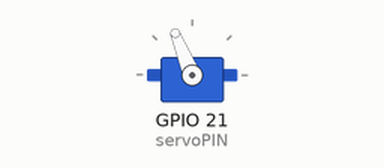
Simulated run of this program. Board: Raspberry Pi (BCM pin numbers). Parts: servo. Servo angles are drawn from the pulse width (0.5 ms = 0°, 2.5 ms = 180°).

Above: at 0.1 s.
Timing chart, 0 to 1.6 s (numbered marks = the images above):
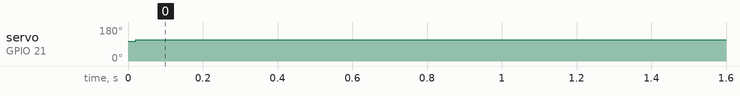

Measured:
- by itself, servo on GPIO 21 (servoPIN): 105° → 112° at 0.02 s

The program:

pitch1.py
```python
import RPi.GPIO as GPIO
import time

servoPIN = 21
GPIO.setmode(GPIO.BCM)
GPIO.setup(servoPIN, GPIO.OUT)

p = GPIO.PWM(servoPIN, 60) # GPIO 17 for PWM with 50Hz
p.start(10) # Initialization
try:
  while True:
   # p.ChangeDutyCycle(2.5)
   # time.sleep(0.5)
   # p.ChangeDutyCycle(7.5)
   # time.sleep(0.5)
   # p.ChangeDutyCycle(10)
   # time.sleep(0.5)
    p.ChangeDutyCycle(10.5)
    time.sleep(0.5)
   # p.ChangeDutyCycle(12.5)
   # time.sleep(0.5)
   # p.ChangeDutyCycle(7.5)
   # time.sleep(0.5)
   # p.ChangeDutyCycle(5)
    #time.sleep(0.5)
    #p.ChangeDutyCycle(2.5)
    #time.sleep(0.5)
except KeyboardInterrupt:
 # p.stop()
  GPIO.cleanup()
```
